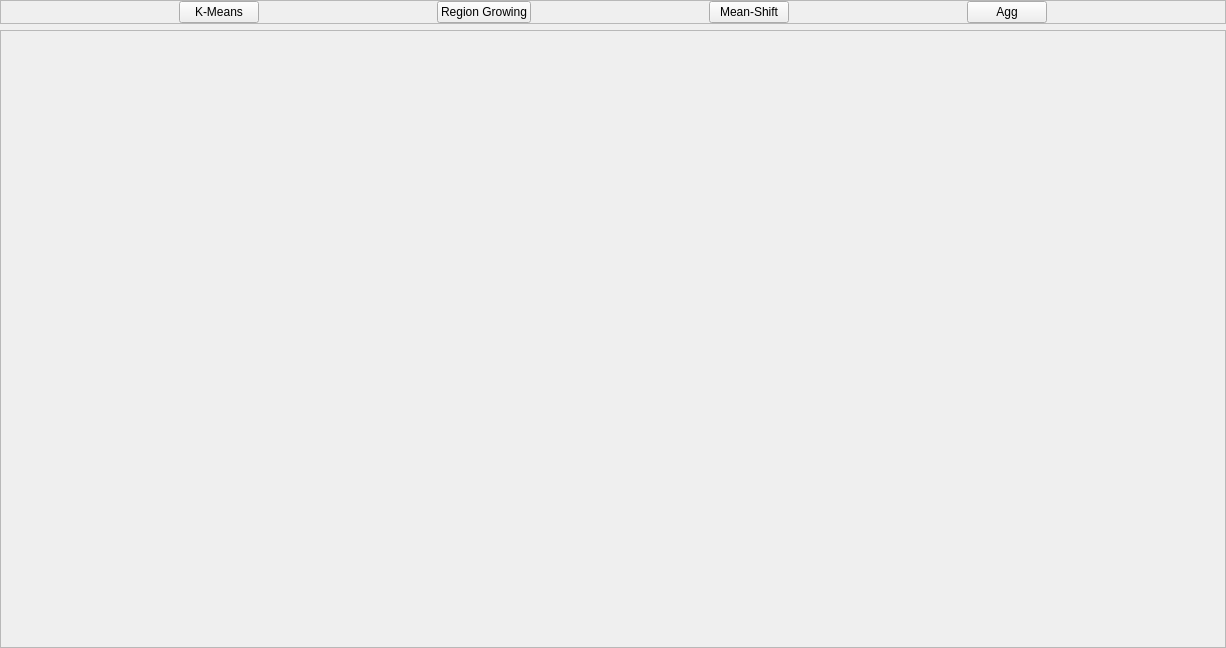
<?xml version="1.0" encoding="UTF-8"?>
<ui version="4.0">
 <class>SegmentationWidget</class>
 <widget class="QWidget" name="SegmentationWidget">
  <property name="geometry">
   <rect>
    <x>0</x>
    <y>0</y>
    <width>1226</width>
    <height>648</height>
   </rect>
  </property>
  <property name="windowTitle">
   <string>Form</string>
  </property>
  <layout class="QVBoxLayout" name="verticalLayout">
   <property name="leftMargin">
    <number>0</number>
   </property>
   <property name="topMargin">
    <number>0</number>
   </property>
   <property name="rightMargin">
    <number>0</number>
   </property>
   <property name="bottomMargin">
    <number>0</number>
   </property>
   <item>
    <widget class="QFrame" name="frame">
     <property name="maximumSize">
      <size>
       <width>16777215</width>
       <height>60</height>
      </size>
     </property>
     <property name="frameShape">
      <enum>QFrame::StyledPanel</enum>
     </property>
     <property name="frameShadow">
      <enum>QFrame::Raised</enum>
     </property>
     <layout class="QHBoxLayout" name="horizontalLayout">
      <property name="spacing">
       <number>0</number>
      </property>
      <property name="leftMargin">
       <number>0</number>
      </property>
      <property name="topMargin">
       <number>0</number>
      </property>
      <property name="rightMargin">
       <number>0</number>
      </property>
      <property name="bottomMargin">
       <number>0</number>
      </property>
      <item>
       <spacer name="horizontalSpacer">
        <property name="orientation">
         <enum>Qt::Horizontal</enum>
        </property>
        <property name="sizeHint" stdset="0">
         <size>
          <width>170</width>
          <height>20</height>
         </size>
        </property>
       </spacer>
      </item>
      <item>
       <widget class="QPushButton" name="kmeansBtn">
        <property name="text">
         <string>K-Means</string>
        </property>
       </widget>
      </item>
      <item>
       <spacer name="horizontalSpacer_2">
        <property name="orientation">
         <enum>Qt::Horizontal</enum>
        </property>
        <property name="sizeHint" stdset="0">
         <size>
          <width>170</width>
          <height>20</height>
         </size>
        </property>
       </spacer>
      </item>
      <item>
       <widget class="QPushButton" name="regionGrowingBtn">
        <property name="text">
         <string>Region Growing</string>
        </property>
       </widget>
      </item>
      <item>
       <spacer name="horizontalSpacer_3">
        <property name="orientation">
         <enum>Qt::Horizontal</enum>
        </property>
        <property name="sizeHint" stdset="0">
         <size>
          <width>169</width>
          <height>20</height>
         </size>
        </property>
       </spacer>
      </item>
      <item>
       <widget class="QPushButton" name="meanShiftBtn">
        <property name="text">
         <string>Mean-Shift</string>
        </property>
       </widget>
      </item>
      <item>
       <spacer name="horizontalSpacer_4">
        <property name="orientation">
         <enum>Qt::Horizontal</enum>
        </property>
        <property name="sizeHint" stdset="0">
         <size>
          <width>170</width>
          <height>20</height>
         </size>
        </property>
       </spacer>
      </item>
      <item>
       <widget class="QPushButton" name="aggBtn">
        <property name="text">
         <string>Agg</string>
        </property>
       </widget>
      </item>
      <item>
       <spacer name="horizontalSpacer_5">
        <property name="orientation">
         <enum>Qt::Horizontal</enum>
        </property>
        <property name="sizeHint" stdset="0">
         <size>
          <width>170</width>
          <height>20</height>
         </size>
        </property>
       </spacer>
      </item>
     </layout>
    </widget>
   </item>
   <item>
    <widget class="QFrame" name="workFrame">
     <property name="frameShape">
      <enum>QFrame::StyledPanel</enum>
     </property>
     <property name="frameShadow">
      <enum>QFrame::Raised</enum>
     </property>
     <layout class="QVBoxLayout" name="verticalLayout_2">
      <property name="spacing">
       <number>0</number>
      </property>
      <property name="leftMargin">
       <number>0</number>
      </property>
      <property name="topMargin">
       <number>0</number>
      </property>
      <property name="rightMargin">
       <number>0</number>
      </property>
      <property name="bottomMargin">
       <number>0</number>
      </property>
      <item>
       <widget class="QStackedWidget" name="stackedWidget"/>
      </item>
     </layout>
    </widget>
   </item>
  </layout>
 </widget>
 <resources/>
 <connections/>
</ui>
